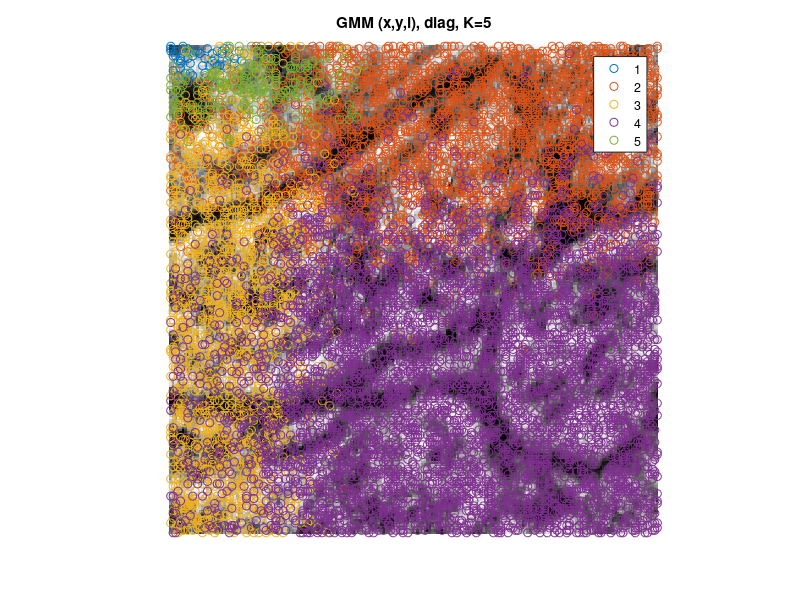

Source code (MATLAB):
% Revision 2cc0c7b
load('gmm_xyi_diag_k5_data.mat')
idxs = randsample(40000,10000);
imshow(f1_clahe);
hold on;
gscatter(PHI(idxs,1), PHI(idxs,2), B.z(idxs));
title('GMM (x,y,i), diag, K=5');
